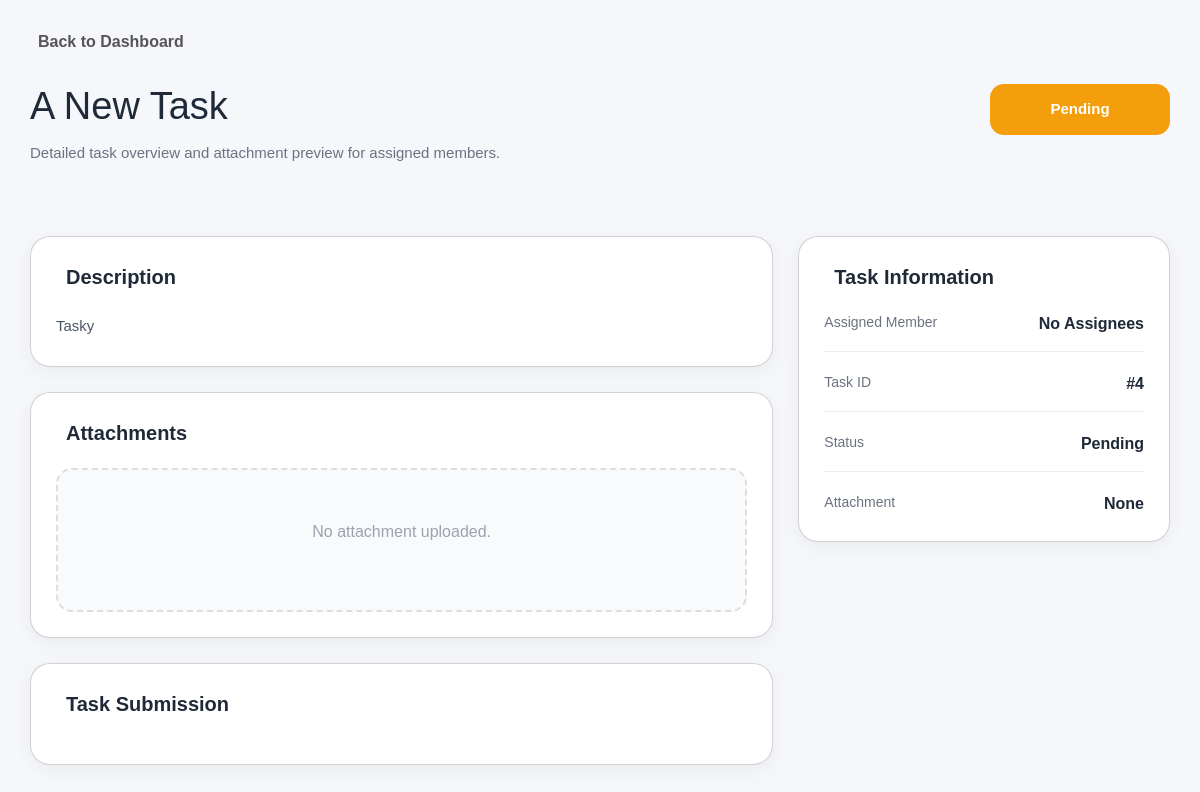
Before: /pages/tasks/task.view.php?id=4 with the older database file.
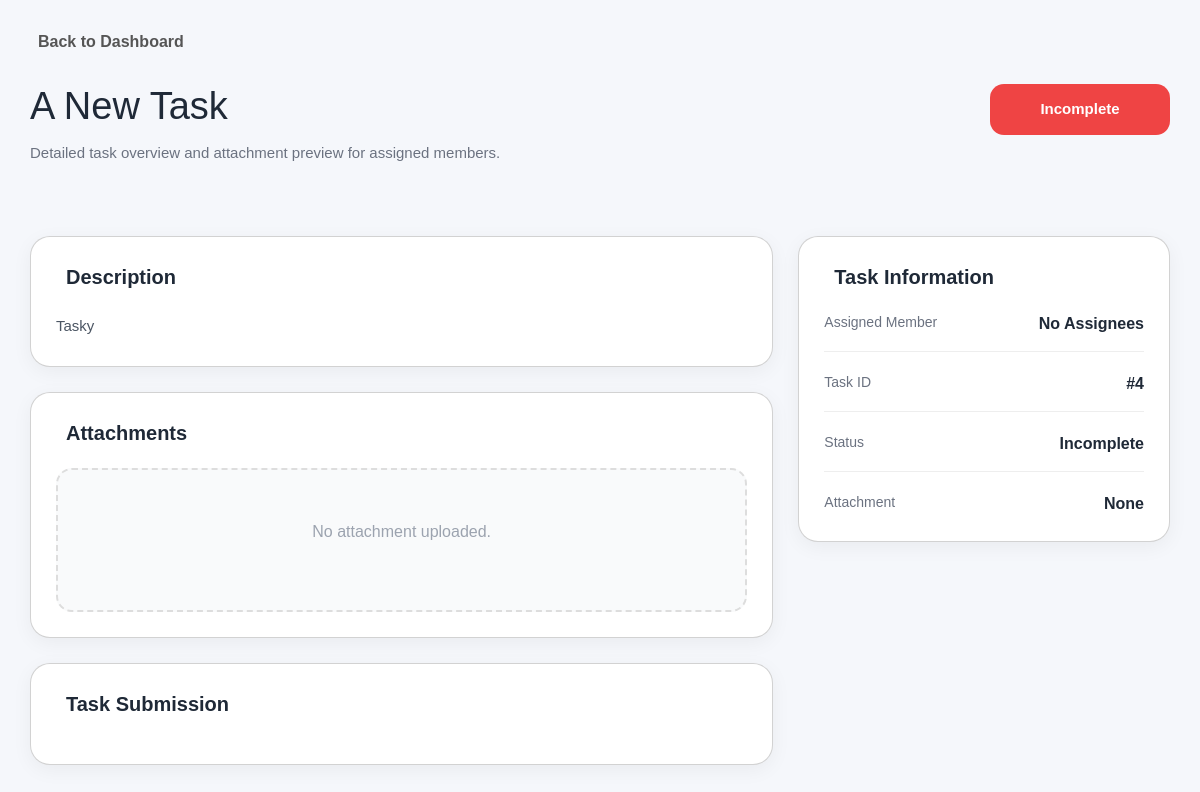
After: the same page with the newer database file.
### tables this page shows
CREATE TABLE `tasks_tbl` (
  `task_id` int(11) NOT NULL AUTO_INCREMENT,
  `task_name` varchar(100) NOT NULL,
  `task_description` varchar(100) NOT NULL,
  `task_status` int(11) NOT NULL DEFAULT 1,
  `task_attachment` varchar(255) DEFAULT NULL,
  `task_submit` varchar(255) DEFAULT NULL,
  `submission_text` text DEFAULT NULL,
  `submitted_by` varchar(255) DEFAULT '',
  `submitted_at` datetime DEFAULT NULL,
  PRIMARY KEY (`task_id`)
);

### pages/tasks/task.view.php (the view, shortened to what the changed rows need)
<?php
require_once "../../includes/conn.php";
$task_id = mysqli_real_escape_string($conn, $_GET['id']);
$query = mysqli_query($conn, "
    SELECT tasks_tbl.*
    FROM tasks_tbl
    WHERE task_id = '$task_id'
");
$task = mysqli_fetch_assoc($query);
switch ($task['task_status']) {
    case 1:
        $statusText = "Pending";
        $statusClass = "pending";
        break;
    case 4:
        $statusText = "Incomplete";
        $statusClass = "urgent";
        break;
}
?>
<!DOCTYPE html>
<html lang="en">
<head>
    <link rel="stylesheet" href="../../assets/css/bootstrap.min.css" />
    <link rel="stylesheet"
        href="https://cdnjs.cloudflare.com/ajax/libs/line-awesome/1.3.0/line-awesome/css/line-awesome.min.css">
</head>
<body>
    <div class="wrapper">
        <div class="header">
            <div class="title-area">
                <h1><?php echo htmlspecialchars($task['task_name']); ?></h1>
                <p>Detailed task overview and attachment preview for assigned members.</p>
            </div>
            <div class="status-badge <?php echo $statusClass; ?>">
                <?php echo $statusText; ?>
            </div>
        </div>
        <div class="content-grid">
            <div>
                <div class="card">
                    <div class="card-title">
                        <i class="las la-file-alt"></i> Description
                    </div>
                    <div class="description">
                        <?php echo nl2br(htmlspecialchars($task['task_description'])); ?>
                    </div>
                </div>
            </div>
            <div>
                <div class="card">
                    <div class="info-list">
                        <div class="info-item">
                            <div class="info-label">Task ID</div>
                            <div class="info-value">#<?php echo $task['task_id']; ?></div>
                        </div>
                        <div class="info-item">
                            <div class="info-label">Status</div>
                            <div class="info-value"><?php echo $statusText; ?></div>
                        </div>
                    </div>
                </div>
            </div>
        </div>
    </div>
</body>
</html>

Changed rows visible on the page:
changed tasks_tbl "A New Task": task_status "Pending" → "Incomplete"
